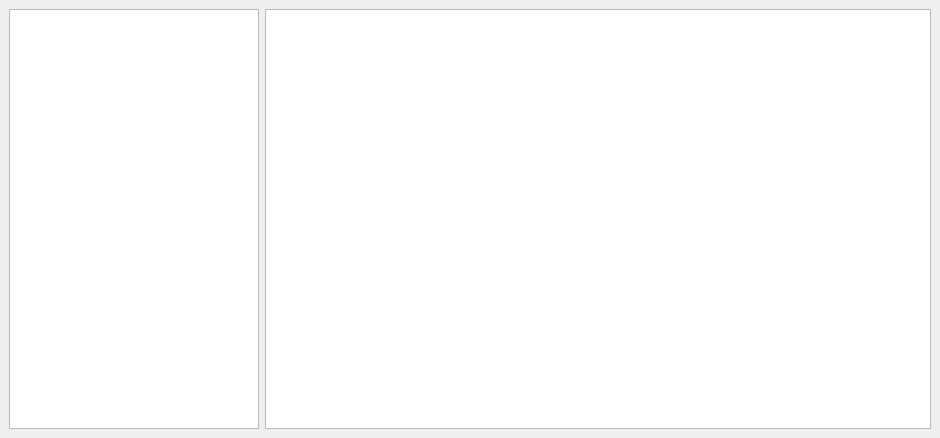
<?xml version="1.0" encoding="UTF-8"?>
<ui version="4.0">
 <class>MainWindow</class>
 <widget class="QMainWindow" name="MainWindow">
  <property name="geometry">
   <rect>
    <x>0</x>
    <y>0</y>
    <width>940</width>
    <height>438</height>
   </rect>
  </property>
  <property name="windowTitle">
   <string>Atılım Research Assistant Lab Assignment Program</string>
  </property>
  <widget class="QWidget" name="centralwidget">
   <layout class="QHBoxLayout" name="horizontalLayout">
    <item>
     <widget class="QListView" name="assistantLV">
      <property name="maximumSize">
       <size>
        <width>250</width>
        <height>16777215</height>
       </size>
      </property>
      <property name="editTriggers">
       <set>QAbstractItemView::NoEditTriggers</set>
      </property>
     </widget>
    </item>
    <item>
     <widget class="QTableView" name="programTV"/>
    </item>
   </layout>
  </widget>
  <action name="actionExit">
   <property name="text">
    <string>Exit</string>
   </property>
  </action>
 </widget>
 <resources/>
 <connections/>
</ui>
